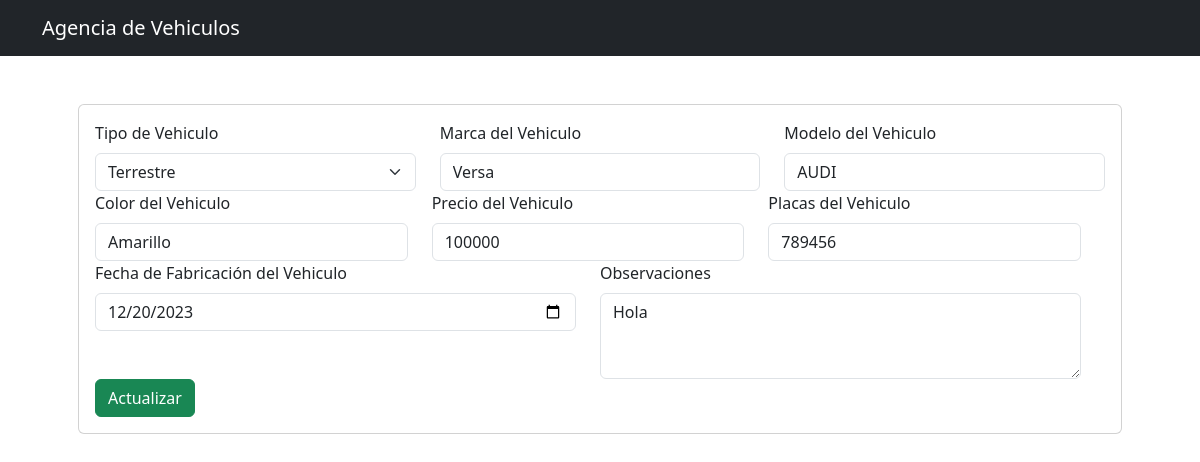
The page /editavehiculo.php?id=2 on the database its author committed.
### tables this page shows
CREATE TABLE `vehiculos` (
  `id` int(10) NOT NULL AUTO_INCREMENT,
  `tipo_vehiculo` varchar(255) NOT NULL,
  `marca` varchar(255) NOT NULL,
  `modelo` varchar(255) NOT NULL,
  `color` varchar(255) NOT NULL,
  `precio` int(10) NOT NULL,
  `placas` varchar(255) NOT NULL,
  `fecha_fabricacion` varchar(10) NOT NULL,
  `observaciones` varchar(255) NOT NULL,
  PRIMARY KEY (`id`)
);

### editavehiculo.php (the view, shortened to what this page needs)
<?php
    include("db.php");
    if(isset($_GET['id'])){
        $id = $_GET['id'];
        $query = "SELECT * FROM vehiculos WHERE id = $id";
        $result = mysqli_query($conn, $query);
        if(mysqli_num_rows($result) == 1 ) {
            $row = mysqli_fetch_array($result);
            $tipo_vehiculo = $row['tipo_vehiculo'];
            $marca = $row['marca'];
            $modelo = $row['modelo'];
            $color = $row['color'];
            $precio = $row['precio'];
            $placas = $row['placas'];
            $fecha_fabricacion = $row['fecha_fabricacion'];
            $observaciones = $row['observaciones'];
        }
    }
?>
<?php include("includes/header.php") ?>
<div class="container p-5">
    <div class="col-md-14">
        <div class="card card-body">
            <form action="editavehiculo.php?id=<?php echo $_GET['id']; ?>" method="POST">
                <div class="row">
                    <div class="col">
                        <label for="exampleInputEmail1" class="form-label">Tipo de Vehiculo</label>
                        <select class="form-select" aria-label="Default select example" name="tipo_vehiculo">
                            <option selected><?php echo $tipo_vehiculo; ?></option>
                        </select>
                    </div>
                    <div class="col">
                        <label for="exampleInputEmail1" class="form-label">Marca del Vehiculo</label>
                        <input type="text" class="form-control" name="marca"
                            placeholder="Actualiza la Marca del Vehiculo" aria-label="First name"
                            value="<?php echo $marca; ?>">
                    </div>
                    <div class="col">
                        <label for="exampleInputEmail1" class="form-label">Modelo del Vehiculo</label>
                        <input type="text" class="form-control" name="modelo"
                            placeholder="Actualiza el Modelo del Vehiculo" aria-label="Last name"
                            value="<?php echo $modelo; ?>">
                    </div>
                    <div class="row">
                        <div class="col">
                            <label for="exampleInputEmail1" class="form-label">Color del Vehiculo</label>
                            <input type="text" class="form-control" name="color"
                                placeholder="Actualiza el Color del Vehiculo" aria-label="Last name"
                                value="<?php echo $color; ?>">
                        </div>
                        <div class="col">
                            <label for="exampleInputEmail1" class="form-label">Precio del Vehiculo</label>
                            <input type="text" class="form-control" name="precio"
                                placeholder="Actualiza el Precio del Vehiculo" aria-label="Last name"
                                value="<?php echo $precio; ?>">
                        </div>
                        <div class="col">
                            <label for="exampleInputEmail1" class="form-label">Placas del Vehiculo</label>
                            <input type="text" class="form-control" name="placas"
                                placeholder="Actualiza las Placas del Vehiculo" aria-label="Last name"
                                value="<?php echo $placas; ?>">
                        </div>
                    </div>
                    <div class="row">
                        <div class="col">
                            <label for="exampleInputEmail1" class="form-label">Fecha de Fabricación del Vehiculo</label>
                            <input type="date" class="form-control" name="fecha_fabricacion" aria-label="Last name"
                                value="<?php echo $fecha_fabricacion; ?>">
                        </div>
                        <div class="col">
                            <label for="exampleInputEmail1" class="form-label">Observaciones</label>
                            <textarea class="form-control" name="observaciones" id="exampleFormControlTextarea1"
                                rows="3"
                                placeholder="Actualiza las Observaciones......"><?php echo $observaciones; ?></textarea>
                        </div>
                    </div>
                    <div class="row">
                        <div class="col">
                            <button class="btn btn-success" name="update">Actualizar</button>
                        </div>
                    </div>
                </div>
            </form>
        </div>
    </div>
</div>

### rows shown on the page
vehiculos: tipo_vehiculo "Terrestre", marca "Versa", modelo "AUDI", color "Amarillo", precio "100000", placas "789456", fecha_fabricacion "12/20/2023", observaciones "Hola"
